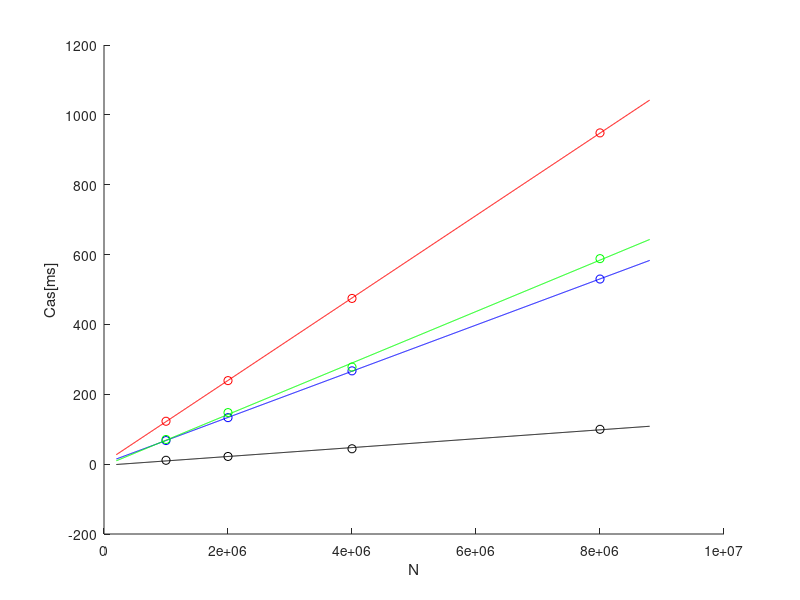
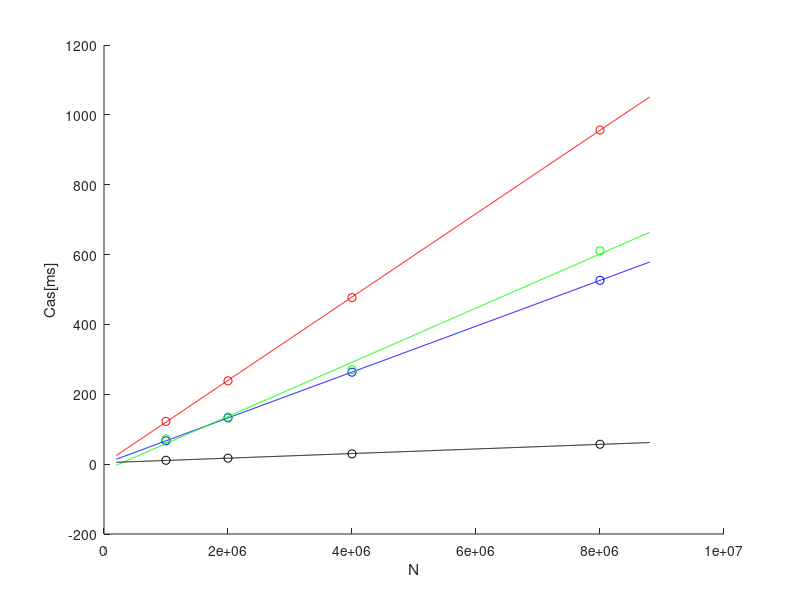
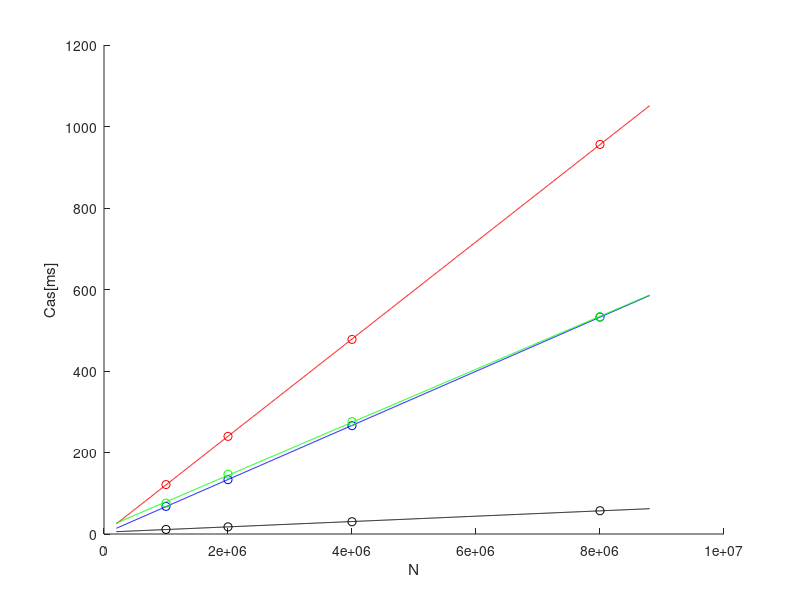

Source code (MATLAB) for these figures, in order:
x = [1000000, 2000000, 4000000, 8000000]';
t = linspace(200000, 8800000, 1000);

%---v:100, s:100, st_iteracij:(100, 200, 400, 800) :: 1 NIT---
figure(1);
hold on;
y = [122.7887, 239.1517, 474.4584, 948.4117]';
f = @(x) 3.6139 + 1.1802e-04 * x;
plot(x, y, 'ro');
plot(t, f(t), 'r');

%---v:100, s:100, st_iteracij:(100, 200, 400, 800) :: 2 NIT---OMP
y = [67.5268, 133.1581, 267.1018, 529.9299]';
f = @(x) 1.5702e+00 + 6.6096e-05 * x;
plot(x, y, 'bo');
plot(t, f(t), 'b');

%---v:100, s:100, st_iteracij:(100, 200, 400, 800) :: 2 NIT---multy2
y = [70.6313, 147.5765, 278.0182, 588.3889]';
f = @(x) -5.0631e+00 + 7.3658e-05 * x;
plot(x, y, 'go');
plot(t, f(t), 'g');

%---v:100, s:100, st_iteracij:(100, 200, 400, 800) :: ---OCL
y = [11.0602, 22.0049, 44.0362, 99.6850]';
f = @(x) -3.5094e+00 + 1.2722e-05 * x;
plot(x, y, 'ko');
plot(t, f(t), 'k');


ylabel('Cas[ms]');
xlabel('N');

hold off;

%-------------------------------------------------------------------------------

%---v:100, s:(100, 200, 400, 800), st_iteracij:100 :: 1 NIT---
figure(2);
hold on;
y = [122.3245, 238.6107, 476.8630, 956.5746]';
f = @(x) 1.1110e+00 + 1.1933e-04 * x;
plot(x, y, 'ro');
plot(t, f(t), 'r');

%---v:100, s:(100, 200, 400, 800), st_iteracij:100 :: 2 NIT---OMP
figure(2);
hold on;
y = [66.8121, 132.4837, 263.2500, 526.2111]';
f = @(x) 1.1071e+00 + 6.5622e-05 * x;
plot(x, y, 'bo');
plot(t, f(t), 'b');

%---v:100, s:(100, 200, 400, 800), st_iteracij:100 :: 2 NIT---multy2
y = [72.3517, 135.0592, 270.5487, 610.8969]';
f = @(x) -1.8477e+01 + 7.7518e-05 * x;
plot(x, y, 'go');
plot(t, f(t), 'g');

%---v:100, s:100, st_iteracij:(100, 200, 400, 800) :: ---OCL
y = [11.0679, 17.1028, 29.5033, 56.9540]';
f = @(x) 3.9965e+00 + 6.5761e-06 * x;
plot(x, y, 'ko');
plot(t, f(t), 'k');

ylabel('Cas[ms]');
xlabel('N');

hold off;

%-------------------------------------------------------------------------------

figure(3);
%---v:(100, 200, 400, 800), s:100, st_iteracij:100 :: 1 NIT---
hold on;
y = [121.3116, 239.5597, 477.5898, 956.0098]';
f = @(x) 1.2782e+00 + 1.1929e-04 * x;
plot(x, y, 'ro');
plot(t, f(t), 'r');

%---v:(100, 200, 400, 800), s:100, st_iteracij:100 :: 2 NIT---OMP
hold on;
y = [67.7574, 133.3540, 265.8805, 532.4182]';
f = @(x) 7.8142e-01 + 6.6419e-05 * x;
plot(x, y, 'bo');
plot(t, f(t), 'b');

%---v:(100, 200, 400, 800), s:100, st_iteracij:100 :: 2 NIT---
y = [75.6012, 146.9035, 275.6618, 533.2712]';
f = @(x) 1.3903e+01 + 6.5055e-05 * x;
plot(x, y, 'go');
plot(t, f(t), 'g');

%---v:100, s:100, st_iteracij:(100, 200, 400, 800) :: ---OCL
y = [11.2383, 17.5298, 30.0514, 57.0633]';
f = @(x) 4.3903e+00 + 6.5548e-06 * x;
plot(x, y, 'ko');
plot(t, f(t), 'k');

ylabel('Cas[ms]');
xlabel('N');

hold off;
